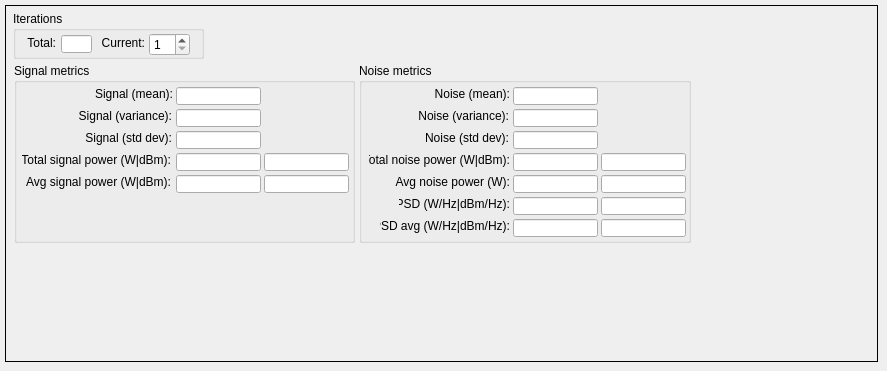
     <widget class="QWidget" name="tab_signal_metrics">
      <attribute name="title">
       <string>Signal/Noise metrics</string>
      </attribute>
      <widget class="QFrame" name="dataFrameMetrics">
       <property name="geometry">
        <rect>
         <x>5</x>
         <y>5</y>
         <width>873</width>
         <height>357</height>
        </rect>
       </property>
       <property name="sizePolicy">
        <sizepolicy hsizetype="Fixed" vsizetype="MinimumExpanding">
         <horstretch>0</horstretch>
         <verstretch>0</verstretch>
        </sizepolicy>
       </property>
       <property name="minimumSize">
        <size>
         <width>145</width>
         <height>280</height>
        </size>
       </property>
       <property name="frameShape">
        <enum>QFrame::Box</enum>
       </property>
       <property name="frameShadow">
        <enum>QFrame::Plain</enum>
       </property>
       <widget class="QGroupBox" name="groupBox_30">
        <property name="geometry">
         <rect>
          <x>9</x>
          <y>58</y>
          <width>341</width>
          <height>180</height>
         </rect>
        </property>
        <property name="title">
         <string>Signal metrics</string>
        </property>
        <widget class="QLineEdit" name="signalMean">
         <property name="geometry">
          <rect>
           <x>162</x>
           <y>24</y>
           <width>85</width>
           <height>18</height>
          </rect>
         </property>
         <property name="readOnly">
          <bool>true</bool>
         </property>
        </widget>
        <widget class="QLabel" name="label_18">
         <property name="geometry">
          <rect>
           <x>8</x>
           <y>88</y>
           <width>149</width>
           <height>18</height>
          </rect>
         </property>
         <property name="layoutDirection">
          <enum>Qt::RightToLeft</enum>
         </property>
         <property name="text">
          <string>Total signal power (W|dBm):</string>
         </property>
         <property name="alignment">
          <set>Qt::AlignRight|Qt::AlignTrailing|Qt::AlignVCenter</set>
         </property>
        </widget>
        <widget class="QLabel" name="label_21">
         <property name="geometry">
          <rect>
           <x>7</x>
           <y>110</y>
           <width>150</width>
           <height>18</height>
          </rect>
         </property>
         <property name="layoutDirection">
          <enum>Qt::RightToLeft</enum>
         </property>
         <property name="text">
          <string>Avg signal power (W|dBm):</string>
         </property>
         <property name="alignment">
          <set>Qt::AlignRight|Qt::AlignTrailing|Qt::AlignVCenter</set>
         </property>
        </widget>
        <widget class="QLabel" name="label_28">
         <property name="geometry">
          <rect>
           <x>38</x>
           <y>44</y>
           <width>120</width>
           <height>18</height>
          </rect>
         </property>
         <property name="layoutDirection">
          <enum>Qt::RightToLeft</enum>
         </property>
         <property name="text">
          <string>Signal (variance):</string>
         </property>
         <property name="alignment">
          <set>Qt::AlignRight|Qt::AlignTrailing|Qt::AlignVCenter</set>
         </property>
        </widget>
        <widget class="QLabel" name="label_29">
         <property name="geometry">
          <rect>
           <x>38</x>
           <y>66</y>
           <width>120</width>
           <height>18</height>
          </rect>
         </property>
         <property name="layoutDirection">
          <enum>Qt::RightToLeft</enum>
         </property>
         <property name="text">
          <string>Signal (std dev):</string>
         </property>
         <property name="alignment">
          <set>Qt::AlignRight|Qt::AlignTrailing|Qt::AlignVCenter</set>
         </property>
        </widget>
        <widget class="QLabel" name="label_30">
         <property name="geometry">
          <rect>
           <x>58</x>
           <y>22</y>
           <width>101</width>
           <height>18</height>
          </rect>
         </property>
         <property name="layoutDirection">
          <enum>Qt::RightToLeft</enum>
         </property>
         <property name="text">
          <string>Signal (mean):</string>
         </property>
         <property name="alignment">
          <set>Qt::AlignRight|Qt::AlignTrailing|Qt::AlignVCenter</set>
         </property>
        </widget>
        <widget class="QLineEdit" name="signalVar">
         <property name="geometry">
          <rect>
           <x>162</x>
           <y>46</y>
           <width>85</width>
           <height>18</height>
          </rect>
         </property>
         <property name="readOnly">
          <bool>true</bool>
         </property>
        </widget>
        <widget class="QLineEdit" name="signalStdDev">
         <property name="geometry">
          <rect>
           <x>162</x>
           <y>68</y>
           <width>85</width>
           <height>18</height>
          </rect>
         </property>
         <property name="readOnly">
          <bool>true</bool>
         </property>
        </widget>
        <widget class="QLineEdit" name="signalTotalPwr">
         <property name="geometry">
          <rect>
           <x>162</x>
           <y>90</y>
           <width>85</width>
           <height>18</height>
          </rect>
         </property>
         <property name="readOnly">
          <bool>true</bool>
         </property>
        </widget>
        <widget class="QLineEdit" name="signalTotalPwrDbm">
         <property name="geometry">
          <rect>
           <x>250</x>
           <y>90</y>
           <width>85</width>
           <height>18</height>
          </rect>
         </property>
         <property name="readOnly">
          <bool>true</bool>
         </property>
        </widget>
        <widget class="QLineEdit" name="signalAvgPwr">
         <property name="geometry">
          <rect>
           <x>162</x>
           <y>112</y>
           <width>85</width>
           <height>18</height>
          </rect>
         </property>
         <property name="readOnly">
          <bool>true</bool>
         </property>
        </widget>
        <widget class="QLineEdit" name="signalAvgPwrDbm">
         <property name="geometry">
          <rect>
           <x>250</x>
           <y>112</y>
           <width>85</width>
           <height>18</height>
          </rect>
         </property>
         <property name="readOnly">
          <bool>true</bool>
         </property>
        </widget>
       </widget>
       <widget class="QGroupBox" name="groupBox_31">
        <property name="geometry">
         <rect>
          <x>354</x>
          <y>58</y>
          <width>332</width>
          <height>180</height>
         </rect>
        </property>
        <property name="title">
         <string>Noise metrics</string>
        </property>
        <widget class="QLineEdit" name="noiseMean">
         <property name="geometry">
          <rect>
           <x>154</x>
           <y>24</y>
           <width>85</width>
           <height>18</height>
          </rect>
         </property>
         <property name="readOnly">
          <bool>true</bool>
         </property>
        </widget>
        <widget class="QLabel" name="label_20">
         <property name="geometry">
          <rect>
           <x>10</x>
           <y>88</y>
           <width>141</width>
           <height>18</height>
          </rect>
         </property>
         <property name="layoutDirection">
          <enum>Qt::RightToLeft</enum>
         </property>
         <property name="text">
          <string>Total noise power (W|dBm):</string>
         </property>
         <property name="alignment">
          <set>Qt::AlignRight|Qt::AlignTrailing|Qt::AlignVCenter</set>
         </property>
        </widget>
        <widget class="QLabel" name="label_33">
         <property name="geometry">
          <rect>
           <x>18</x>
           <y>110</y>
           <width>133</width>
           <height>18</height>
          </rect>
         </property>
         <property name="layoutDirection">
          <enum>Qt::RightToLeft</enum>
         </property>
         <property name="text">
          <string>Avg noise power (W):</string>
         </property>
         <property name="alignment">
          <set>Qt::AlignRight|Qt::AlignTrailing|Qt::AlignVCenter</set>
         </property>
        </widget>
        <widget class="QLabel" name="label_35">
         <property name="geometry">
          <rect>
           <x>40</x>
           <y>132</y>
           <width>111</width>
           <height>18</height>
          </rect>
         </property>
         <property name="layoutDirection">
          <enum>Qt::RightToLeft</enum>
         </property>
         <property name="text">
          <string>PSD (W/Hz|dBm/Hz):</string>
         </property>
         <property name="alignment">
          <set>Qt::AlignRight|Qt::AlignTrailing|Qt::AlignVCenter</set>
         </property>
        </widget>
        <widget class="QLabel" name="label_36">
         <property name="geometry">
          <rect>
           <x>30</x>
           <y>44</y>
           <width>120</width>
           <height>18</height>
          </rect>
         </property>
         <property name="layoutDirection">
          <enum>Qt::RightToLeft</enum>
         </property>
         <property name="text">
          <string>Noise (variance):</string>
         </property>
         <property name="alignment">
          <set>Qt::AlignRight|Qt::AlignTrailing|Qt::AlignVCenter</set>
         </property>
        </widget>
        <widget class="QLabel" name="label_37">
         <property name="geometry">
          <rect>
           <x>30</x>
           <y>66</y>
           <width>120</width>
           <height>18</height>
          </rect>
         </property>
         <property name="layoutDirection">
          <enum>Qt::RightToLeft</enum>
         </property>
         <property name="text">
          <string>Noise (std dev):</string>
         </property>
         <property name="alignment">
          <set>Qt::AlignRight|Qt::AlignTrailing|Qt::AlignVCenter</set>
         </property>
        </widget>
        <widget class="QLabel" name="label_38">
         <property name="geometry">
          <rect>
           <x>50</x>
           <y>22</y>
           <width>101</width>
           <height>18</height>
          </rect>
         </property>
         <property name="layoutDirection">
          <enum>Qt::RightToLeft</enum>
         </property>
         <property name="text">
          <string>Noise (mean):</string>
         </property>
         <property name="alignment">
          <set>Qt::AlignRight|Qt::AlignTrailing|Qt::AlignVCenter</set>
         </property>
        </widget>
        <widget class="QLineEdit" name="noiseVar">
         <property name="geometry">
          <rect>
           <x>154</x>
           <y>46</y>
           <width>85</width>
           <height>18</height>
          </rect>
         </property>
         <property name="readOnly">
          <bool>true</bool>
         </property>
        </widget>
        <widget class="QLineEdit" name="noiseStdDev">
         <property name="geometry">
          <rect>
           <x>154</x>
           <y>68</y>
           <width>85</width>
           <height>18</height>
          </rect>
         </property>
         <property name="readOnly">
          <bool>true</bool>
         </property>
        </widget>
        <widget class="QLineEdit" name="noiseTotalPwr">
         <property name="geometry">
          <rect>
           <x>154</x>
           <y>90</y>
           <width>85</width>
           <height>18</height>
          </rect>
         </property>
         <property name="readOnly">
          <bool>true</bool>
         </property>
        </widget>
        <widget class="QLineEdit" name="noiseTotalPwrDbm">
         <property name="geometry">
          <rect>
           <x>242</x>
           <y>90</y>
           <width>85</width>
           <height>18</height>
          </rect>
         </property>
         <property name="readOnly">
          <bool>true</bool>
         </property>
        </widget>
        <widget class="QLineEdit" name="noiseAvgPwr">
         <property name="geometry">
          <rect>
           <x>154</x>
           <y>112</y>
           <width>85</width>
           <height>18</height>
          </rect>
         </property>
         <property name="readOnly">
          <bool>true</bool>
         </property>
        </widget>
        <widget class="QLineEdit" name="noiseAvgPwrDbm">
         <property name="geometry">
          <rect>
           <x>242</x>
           <y>112</y>
           <width>85</width>
           <height>18</height>
          </rect>
         </property>
         <property name="readOnly">
          <bool>true</bool>
         </property>
        </widget>
        <widget class="QLineEdit" name="noisePSDLinear">
         <property name="geometry">
          <rect>
           <x>154</x>
           <y>134</y>
           <width>85</width>
           <height>18</height>
          </rect>
         </property>
         <property name="readOnly">
          <bool>true</bool>
         </property>
        </widget>
        <widget class="QLineEdit" name="noisePSDLineardBm">
         <property name="geometry">
          <rect>
           <x>242</x>
           <y>134</y>
           <width>85</width>
           <height>18</height>
          </rect>
         </property>
         <property name="readOnly">
          <bool>true</bool>
         </property>
        </widget>
        <widget class="QLineEdit" name="noisePSDLinearAvg">
         <property name="geometry">
          <rect>
           <x>154</x>
           <y>156</y>
           <width>85</width>
           <height>18</height>
          </rect>
         </property>
         <property name="readOnly">
          <bool>true</bool>
         </property>
        </widget>
        <widget class="QLabel" name="label_48">
         <property name="geometry">
          <rect>
           <x>21</x>
           <y>154</y>
           <width>130</width>
           <height>18</height>
          </rect>
         </property>
         <property name="layoutDirection">
          <enum>Qt::RightToLeft</enum>
         </property>
         <property name="text">
          <string>PSD avg (W/Hz|dBm/Hz):</string>
         </property>
         <property name="alignment">
          <set>Qt::AlignRight|Qt::AlignTrailing|Qt::AlignVCenter</set>
         </property>
        </widget>
        <widget class="QLineEdit" name="noisePSDLineardBmAvg">
         <property name="geometry">
          <rect>
           <x>242</x>
           <y>156</y>
           <width>85</width>
           <height>18</height>
          </rect>
         </property>
         <property name="readOnly">
          <bool>true</bool>
         </property>
        </widget>
       </widget>
       <widget class="QGroupBox" name="groupBox_35">
        <property name="geometry">
         <rect>
          <x>8</x>
          <y>6</y>
          <width>191</width>
          <height>48</height>
         </rect>
        </property>
        <property name="title">
         <string>Iterations</string>
        </property>
        <widget class="QSpinBox" name="spinBoxSignalMetrics">
         <property name="geometry">
          <rect>
           <x>136</x>
           <y>22</y>
           <width>41</width>
           <height>23</height>
          </rect>
         </property>
         <property name="readOnly">
          <bool>false</bool>
         </property>
         <property name="suffix">
          <string/>
         </property>
         <property name="minimum">
          <number>1</number>
         </property>
         <property name="maximum">
          <number>100</number>
         </property>
        </widget>
        <widget class="QLineEdit" name="totalIterationsSignalMetrics">
         <property name="geometry">
          <rect>
           <x>48</x>
           <y>24</y>
           <width>31</width>
           <height>18</height>
          </rect>
         </property>
        </widget>
        <widget class="QLabel" name="label_70">
         <property name="geometry">
          <rect>
           <x>86</x>
           <y>24</y>
           <width>46</width>
           <height>16</height>
          </rect>
         </property>
         <property name="layoutDirection">
          <enum>Qt::RightToLeft</enum>
         </property>
         <property name="text">
          <string>Current:</string>
         </property>
         <property name="alignment">
          <set>Qt::AlignRight|Qt::AlignTrailing|Qt::AlignVCenter</set>
         </property>
        </widget>
        <widget class="QLabel" name="label_71">
         <property name="geometry">
          <rect>
           <x>4</x>
           <y>24</y>
           <width>39</width>
           <height>16</height>
          </rect>
         </property>
         <property name="layoutDirection">
          <enum>Qt::RightToLeft</enum>
         </property>
         <property name="text">
          <string>Total:</string>
         </property>
         <property name="alignment">
          <set>Qt::AlignRight|Qt::AlignTrailing|Qt::AlignVCenter</set>
         </property>
        </widget>
       </widget>
      </widget>
     </widget>
